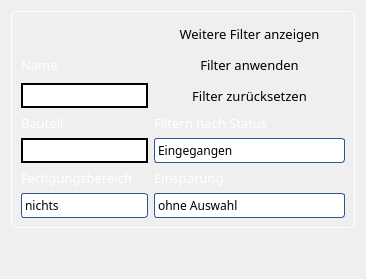
             <widget class="QWidget" name="tab_2">
              <attribute name="title">
               <string>Filter</string>
              </attribute>
              <layout class="QVBoxLayout" name="verticalLayout_15">
               <item>
                <widget class="QFrame" name="frame_4">
                 <property name="minimumSize">
                  <size>
                   <width>0</width>
                   <height>200</height>
                  </size>
                 </property>
                 <property name="maximumSize">
                  <size>
                   <width>16777215</width>
                   <height>16777215</height>
                  </size>
                 </property>
                 <property name="font">
                  <font>
                   <family>Arial Black</family>
                   <weight>75</weight>
                   <bold>true</bold>
                  </font>
                 </property>
                 <property name="styleSheet">
                  <string notr="true">QFrame#frame_4{
border-style:outset;
border-width:1px;
border-color:rgb(255, 255, 255);
border-radius:5px;
}</string>
                 </property>
                 <property name="frameShape">
                  <enum>QFrame::StyledPanel</enum>
                 </property>
                 <property name="frameShadow">
                  <enum>QFrame::Sunken</enum>
                 </property>
                 <layout class="QVBoxLayout" name="verticalLayout_8">
                  <item>
                   <layout class="QGridLayout" name="gridLayout_10">
                    <item row="9" column="1">
                     <widget class="QLabel" name="label_51">
                      <property name="font">
                       <font>
                        <family>VW Head CarUI</family>
                        <pointsize>10</pointsize>
                       </font>
                      </property>
                      <property name="styleSheet">
                       <string notr="true">color:rgb(255,255,255)</string>
                      </property>
                      <property name="text">
                       <string>Einsparung</string>
                      </property>
                     </widget>
                    </item>
                    <item row="3" column="1">
                     <widget class="QPushButton" name="filterbut">
                      <property name="minimumSize">
                       <size>
                        <width>0</width>
                        <height>25</height>
                       </size>
                      </property>
                      <property name="font">
                       <font>
                        <family>VW Head CarUI</family>
                        <pointsize>10</pointsize>
                       </font>
                      </property>
                      <property name="styleSheet">
                       <string notr="true">QPushButton{
background: qlineargradient(x1: 0, y1: 0, x2: 0, y2: 1,
                     stop: 0 #c8def3, stop: 0.4 #79aee2,
                     stop: 0.5 #6fa3d6, stop: 1.0 #6798c7);
color:rgb(0, 0, 0);
border-style:outset;
}
QPushButton:hover{
background: qlineargradient(x1: 0, y1: 0, x2: 0, y2: 1,
                     stop: 0 #6798c7, stop: 0.4 #6fa3d6,
                     stop: 0.5 #79aee2, stop: 1.0 #c8def3);
border-style:outset;
border-width:2px;
border-color:rgb(46, 87, 143);
}
QPushButton:pressed{
background-color: rgb(200, 222, 243);
border-style:inset;
}</string>
                      </property>
                      <property name="text">
                       <string>Filter anwenden</string>
                      </property>
                     </widget>
                    </item>
                    <item row="2" column="1">
                     <widget class="QPushButton" name="showFilter">
                      <property name="minimumSize">
                       <size>
                        <width>0</width>
                        <height>25</height>
                       </size>
                      </property>
                      <property name="font">
                       <font>
                        <family>VW Head CarUI</family>
                        <pointsize>10</pointsize>
                       </font>
                      </property>
                      <property name="styleSheet">
                       <string notr="true">QPushButton{
background: qlineargradient(x1: 0, y1: 0, x2: 0, y2: 1,
                     stop: 0 #c8def3, stop: 0.4 #79aee2,
                     stop: 0.5 #6fa3d6, stop: 1.0 #6798c7);
color:rgb(0, 0, 0);
border-style:outset;
}
QPushButton:hover{
background: qlineargradient(x1: 0, y1: 0, x2: 0, y2: 1,
                     stop: 0 #6798c7, stop: 0.4 #6fa3d6,
                     stop: 0.5 #79aee2, stop: 1.0 #c8def3);
border-style:outset;
border-width:2px;
border-color:rgb(46, 87, 143);
}
QPushButton:pressed{
background-color: rgb(200, 222, 243);
border-style:inset;
}</string>
                      </property>
                      <property name="text">
                       <string>Weitere Filter anzeigen</string>
                      </property>
                     </widget>
                    </item>
                    <item row="6" column="1">
                     <widget class="QComboBox" name="c_filterStatus">
                      <property name="minimumSize">
                       <size>
                        <width>101</width>
                        <height>25</height>
                       </size>
                      </property>
                      <property name="font">
                       <font>
                        <family>VW Head CarUI</family>
                        <weight>50</weight>
                        <bold>false</bold>
                       </font>
                      </property>
                      <property name="styleSheet">
                       <string notr="true">QComboBox {
    border: 1px solid;
	border-color:rgb(46, 87, 143);
    border-radius: 3px;
    padding: 1px 18px 1px 3px;
    min-width: 6em;
}

QComboBox:editable {
    background: white;
}
QComboBox:hover {
    border-color:rgb(255, 255, 255);
}
QListView{
    background: rgb(255, 255, 255);
}

QComboBox:!editable, QComboBox::drop-down:editable {
     background: qlineargradient(x1: 0, y1: 0, x2: 0, y2: 1,
                                 stop: 0 #c8def3, stop: 0.4 #79aee2,
                                 stop: 0.5 #6fa3d6, stop: 1.0 #6798c7);
}

/* QComboBox gets the &quot;on&quot; state when the popup is open */
QComboBox:!editable:on, QComboBox::drop-down:editable:on {
    background: qlineargradient(x1: 0, y1: 0, x2: 0, y2: 1,
                                stop: 0 #6798c7, stop: 0.4 #6fa3d6,
                                stop: 0.5 #79aee2, stop: 1.0 #c8def3);
}

QComboBox:on { /* shift the text when the popup opens */
    padding-top: 3px;
    padding-left: 4px;
}

QComboBox::drop-down {
    subcontrol-origin: padding;
    subcontrol-position: top right;
    width: 15px;

    border-left-width: 1px;
    border-left-color: rgb(255, 255, 255);
    border-left-style: solid; /* just a single line */
    border-top-right-radius: 3px; /* same radius as the QComboBox */
    border-bottom-right-radius: 3px;
}

QComboBox::down-arrow {
    
}

QComboBox::down-arrow:on { /* shift the arrow when popup is open */
    top: 1px;
    left: 1px;
}</string>
                      </property>
                      <item>
                       <property name="text">
                        <string>Eingegangen</string>
                       </property>
                      </item>
                      <item>
                       <property name="text">
                        <string>Gesichtet</string>
                       </property>
                      </item>
                      <item>
                       <property name="text">
                        <string>Geprüft</string>
                       </property>
                      </item>
                      <item>
                       <property name="text">
                        <string>In Bearbeitung</string>
                       </property>
                      </item>
                      <item>
                       <property name="text">
                        <string>Gedruckt</string>
                       </property>
                      </item>
                      <item>
                       <property name="text">
                        <string>In Nacharbeit</string>
                       </property>
                      </item>
                      <item>
                       <property name="text">
                        <string>Fertig</string>
                       </property>
                      </item>
                      <item>
                       <property name="text">
                        <string>Ausgeliefert</string>
                       </property>
                      </item>
                      <item>
                       <property name="text">
                        <string>alles anzeigen</string>
                       </property>
                      </item>
                      <item>
                       <property name="text">
                        <string>nicht ausgeliefert anzeigen</string>
                       </property>
                      </item>
                      <item>
                       <property name="text">
                        <string>Dieses Jahr anzeigen</string>
                       </property>
                      </item>
                      <item>
                       <property name="text">
                        <string>Fehlende Daten</string>
                       </property>
                      </item>
                      <item>
                       <property name="text">
                        <string>Fehlendes Bild</string>
                       </property>
                      </item>
                      <item>
                       <property name="text">
                        <string>Fehlende FA-Beleg Daten</string>
                       </property>
                      </item>
                     </widget>
                    </item>
                    <item row="5" column="1">
                     <widget class="QLabel" name="label_6">
                      <property name="font">
                       <font>
                        <family>VW Head CarUI</family>
                        <pointsize>10</pointsize>
                       </font>
                      </property>
                      <property name="styleSheet">
                       <string notr="true">color:rgb(255,255,255)</string>
                      </property>
                      <property name="text">
                       <string>Filtern nach Status</string>
                      </property>
                     </widget>
                    </item>
                    <item row="5" column="0">
                     <widget class="QLabel" name="label_48">
                      <property name="sizePolicy">
                       <sizepolicy hsizetype="Minimum" vsizetype="Minimum">
                        <horstretch>0</horstretch>
                        <verstretch>0</verstretch>
                       </sizepolicy>
                      </property>
                      <property name="font">
                       <font>
                        <family>VW Head CarUI</family>
                        <pointsize>10</pointsize>
                       </font>
                      </property>
                      <property name="styleSheet">
                       <string notr="true">color:rgb(255,255,255)</string>
                      </property>
                      <property name="text">
                       <string>Bauteil</string>
                      </property>
                     </widget>
                    </item>
                    <item row="4" column="1">
                     <widget class="QPushButton" name="resetFilter">
                      <property name="minimumSize">
                       <size>
                        <width>0</width>
                        <height>25</height>
                       </size>
                      </property>
                      <property name="font">
                       <font>
                        <family>VW Head CarUI</family>
                        <pointsize>10</pointsize>
                       </font>
                      </property>
                      <property name="styleSheet">
                       <string notr="true">QPushButton{
background: qlineargradient(x1: 0, y1: 0, x2: 0, y2: 1,
                     stop: 0 #c8def3, stop: 0.4 #79aee2,
                     stop: 0.5 #6fa3d6, stop: 1.0 #6798c7);
color:rgb(0, 0, 0);
border-style:outset;
}
QPushButton:hover{
background: qlineargradient(x1: 0, y1: 0, x2: 0, y2: 1,
                     stop: 0 #6798c7, stop: 0.4 #6fa3d6,
                     stop: 0.5 #79aee2, stop: 1.0 #c8def3);
border-style:outset;
border-width:2px;
border-color:rgb(46, 87, 143);
}
QPushButton:pressed{
background-color: rgb(200, 222, 243);
border-style:inset;
}</string>
                      </property>
                      <property name="text">
                       <string>Filter zurücksetzen</string>
                      </property>
                     </widget>
                    </item>
                    <item row="6" column="0">
                     <widget class="QLineEdit" name="l_filterbauteil">
                      <property name="minimumSize">
                       <size>
                        <width>0</width>
                        <height>25</height>
                       </size>
                      </property>
                      <property name="font">
                       <font>
                        <family>VW Head CarUI</family>
                        <pointsize>10</pointsize>
                        <weight>50</weight>
                        <bold>false</bold>
                       </font>
                      </property>
                      <property name="styleSheet">
                       <string notr="true">QLineEdit{
background-color:rgb(255, 255, 255);
border-style:solid;
border-width:2px;
border-color: qlineargradient(x1: 0, y1: 0, x2: 0, y2: 1,
                     stop: 0 #c8def3, stop: 0.4 #8daac4,
                     stop: 0.5 #5085b5, stop: 1.0 #226eb3);
}
QLineEdit:hover{
background-color:rgb(255, 255, 255);
border-style:solid;
border-width:2px;
border-color: qlineargradient(x1: 0, y1: 0, x2: 0, y2: 1,
                     stop: 0 #6798c7, stop: 0.4 #6fa3d6,
                     stop: 0.5 #79aee2, stop: 1.0 #c8def3);
}</string>
                      </property>
                     </widget>
                    </item>
                    <item row="4" column="0">
                     <widget class="QLineEdit" name="l_filtername">
                      <property name="minimumSize">
                       <size>
                        <width>0</width>
                        <height>25</height>
                       </size>
                      </property>
                      <property name="font">
                       <font>
                        <family>VW Head CarUI</family>
                        <pointsize>10</pointsize>
                        <weight>50</weight>
                        <bold>false</bold>
                       </font>
                      </property>
                      <property name="styleSheet">
                       <string notr="true">QLineEdit{
background-color:rgb(255, 255, 255);
border-style:solid;
border-width:2px;
border-color: qlineargradient(x1: 0, y1: 0, x2: 0, y2: 1,
                     stop: 0 #c8def3, stop: 0.4 #8daac4,
                     stop: 0.5 #5085b5, stop: 1.0 #226eb3);
}
QLineEdit:hover{
background-color:rgb(255, 255, 255);
border-style:solid;
border-width:2px;
border-color: qlineargradient(x1: 0, y1: 0, x2: 0, y2: 1,
                     stop: 0 #6798c7, stop: 0.4 #6fa3d6,
                     stop: 0.5 #79aee2, stop: 1.0 #c8def3);
}</string>
                      </property>
                     </widget>
                    </item>
                    <item row="3" column="0">
                     <widget class="QLabel" name="label_47">
                      <property name="font">
                       <font>
                        <family>VW Head CarUI</family>
                        <pointsize>10</pointsize>
                       </font>
                      </property>
                      <property name="styleSheet">
                       <string notr="true">color:rgb(255,255,255)</string>
                      </property>
                      <property name="text">
                       <string>Name</string>
                      </property>
                     </widget>
                    </item>
                    <item row="11" column="1">
                     <widget class="QComboBox" name="comboBox_8">
                      <property name="minimumSize">
                       <size>
                        <width>101</width>
                        <height>25</height>
                       </size>
                      </property>
                      <property name="font">
                       <font>
                        <family>VW Head CarUI</family>
                        <weight>50</weight>
                        <bold>false</bold>
                       </font>
                      </property>
                      <property name="styleSheet">
                       <string notr="true">QComboBox {
    border: 1px solid;
	border-color:rgb(46, 87, 143);
    border-radius: 3px;
    padding: 1px 18px 1px 3px;
    min-width: 6em;
}

QComboBox:editable {
    background: white;
}
QComboBox:hover {
    border-color:rgb(255, 255, 255);
}
QListView{
    background: rgb(255, 255, 255);
}

QComboBox:!editable, QComboBox::drop-down:editable {
     background: qlineargradient(x1: 0, y1: 0, x2: 0, y2: 1,
                                 stop: 0 #c8def3, stop: 0.4 #79aee2,
                                 stop: 0.5 #6fa3d6, stop: 1.0 #6798c7);
}

/* QComboBox gets the &quot;on&quot; state when the popup is open */
QComboBox:!editable:on, QComboBox::drop-down:editable:on {
    background: qlineargradient(x1: 0, y1: 0, x2: 0, y2: 1,
                                stop: 0 #6798c7, stop: 0.4 #6fa3d6,
                                stop: 0.5 #79aee2, stop: 1.0 #c8def3);
}

QComboBox:on { /* shift the text when the popup opens */
    padding-top: 3px;
    padding-left: 4px;
}

QComboBox::drop-down {
    subcontrol-origin: padding;
    subcontrol-position: top right;
    width: 15px;

    border-left-width: 1px;
    border-left-color: rgb(255, 255, 255);
    border-left-style: solid; /* just a single line */
    border-top-right-radius: 3px; /* same radius as the QComboBox */
    border-bottom-right-radius: 3px;
}

QComboBox::down-arrow {
    
}

QComboBox::down-arrow:on { /* shift the arrow when popup is open */
    top: 1px;
    left: 1px;
}</string>
                      </property>
                      <item>
                       <property name="text">
                        <string>ohne Auswahl</string>
                       </property>
                      </item>
                      <item>
                       <property name="text">
                        <string>fehlt</string>
                       </property>
                      </item>
                      <item>
                       <property name="text">
                        <string>&lt;1000</string>
                       </property>
                      </item>
                      <item>
                       <property name="text">
                        <string>&gt;1000</string>
                       </property>
                      </item>
                     </widget>
                    </item>
                    <item row="9" column="0">
                     <widget class="QLabel" name="label_49">
                      <property name="font">
                       <font>
                        <family>VW Head CarUI</family>
                        <pointsize>10</pointsize>
                       </font>
                      </property>
                      <property name="styleSheet">
                       <string notr="true">color:rgb(255,255,255)</string>
                      </property>
                      <property name="text">
                       <string>Fertigungsbereich</string>
                      </property>
                     </widget>
                    </item>
                    <item row="11" column="0">
                     <widget class="QComboBox" name="c_filterFB">
                      <property name="minimumSize">
                       <size>
                        <width>101</width>
                        <height>25</height>
                       </size>
                      </property>
                      <property name="font">
                       <font>
                        <family>VW Head CarUI</family>
                        <weight>50</weight>
                        <bold>false</bold>
                       </font>
                      </property>
                      <property name="styleSheet">
                       <string notr="true">QComboBox {
    border: 1px solid;
	border-color:rgb(46, 87, 143);
    border-radius: 3px;
    padding: 1px 18px 1px 3px;
    min-width: 6em;
}

QComboBox:editable {
    background: white;
}
QComboBox:hover {
    border-color:rgb(255, 255, 255);
}
QListView{
    background: rgb(255, 255, 255);
}

QComboBox:!editable, QComboBox::drop-down:editable {
     background: qlineargradient(x1: 0, y1: 0, x2: 0, y2: 1,
                                 stop: 0 #c8def3, stop: 0.4 #79aee2,
                                 stop: 0.5 #6fa3d6, stop: 1.0 #6798c7);
}

/* QComboBox gets the &quot;on&quot; state when the popup is open */
QComboBox:!editable:on, QComboBox::drop-down:editable:on {
    background: qlineargradient(x1: 0, y1: 0, x2: 0, y2: 1,
                                stop: 0 #6798c7, stop: 0.4 #6fa3d6,
                                stop: 0.5 #79aee2, stop: 1.0 #c8def3);
}

QComboBox:on { /* shift the text when the popup opens */
    padding-top: 3px;
    padding-left: 4px;
}

QComboBox::drop-down {
    subcontrol-origin: padding;
    subcontrol-position: top right;
    width: 15px;

    border-left-width: 1px;
    border-left-color: rgb(255, 255, 255);
    border-left-style: solid; /* just a single line */
    border-top-right-radius: 3px; /* same radius as the QComboBox */
    border-bottom-right-radius: 3px;
}

QComboBox::down-arrow {
    
}

QComboBox::down-arrow:on { /* shift the arrow when popup is open */
    top: 1px;
    left: 1px;
}</string>
                      </property>
                      <item>
                       <property name="text">
                        <string>nichts</string>
                       </property>
                      </item>
                      <item>
                       <property name="text">
                        <string>FB1</string>
                       </property>
                      </item>
                      <item>
                       <property name="text">
                        <string>FB2</string>
                       </property>
                      </item>
                      <item>
                       <property name="text">
                        <string>FB3</string>
                       </property>
                      </item>
                      <item>
                       <property name="text">
                        <string>Sonstige</string>
                       </property>
                      </item>
                     </widget>
                    </item>
                   </layout>
                  </item>
                 </layout>
                </widget>
               </item>
               <item>
                <spacer name="verticalSpacer_15">
                 <property name="orientation">
                  <enum>Qt::Vertical</enum>
                 </property>
                 <property name="sizeHint" stdset="0">
                  <size>
                   <width>20</width>
                   <height>40</height>
                  </size>
                 </property>
                </spacer>
               </item>
              </layout>
             </widget>
